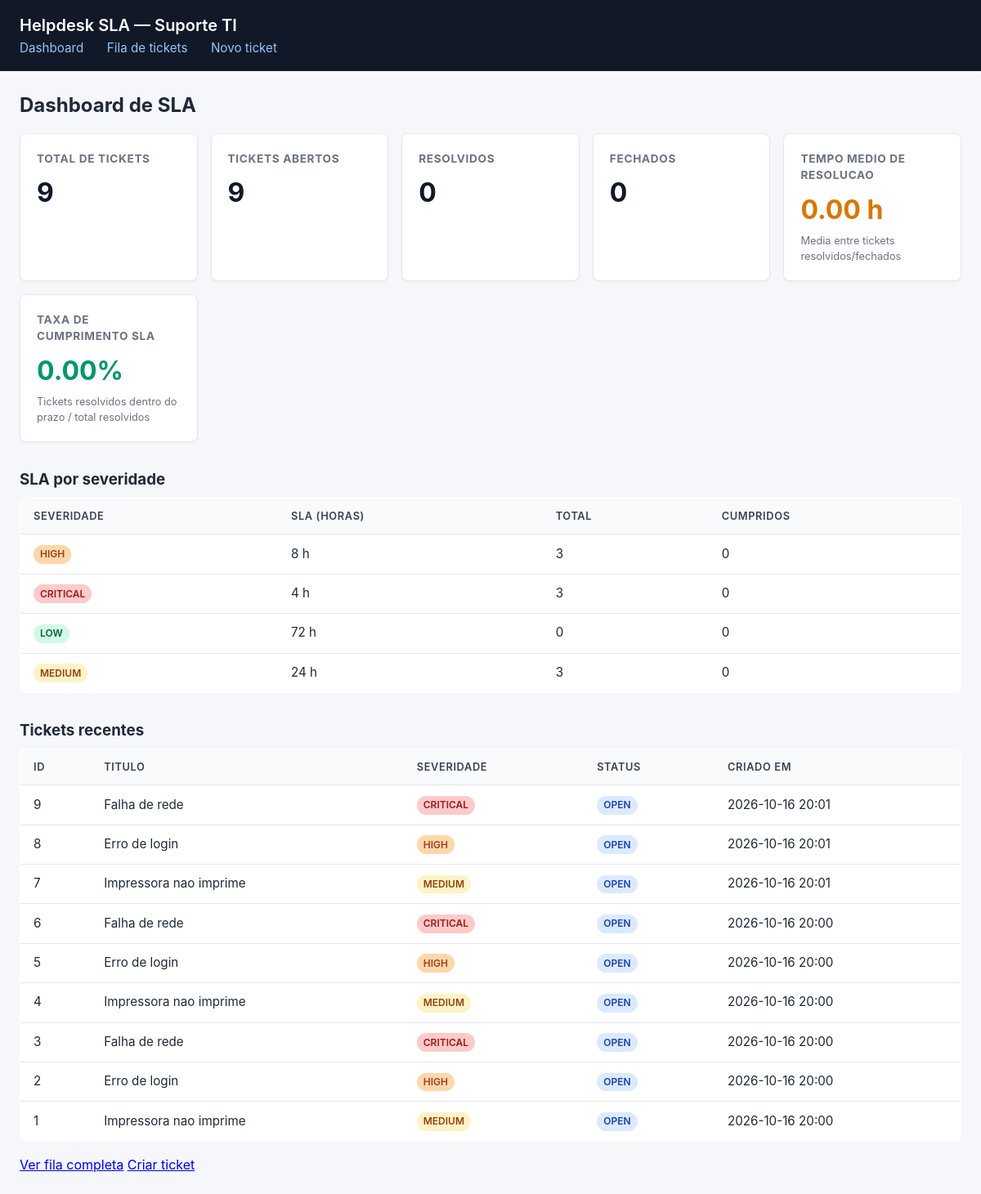
/dashboard, run on the app's committed database.
### tables this page shows
CREATE TABLE tickets (
            id INTEGER PRIMARY KEY AUTOINCREMENT,
            title TEXT NOT NULL,
            description TEXT,
            severity TEXT NOT NULL CHECK (severity IN ('critical', 'high', 'medium', 'low')),
            status TEXT NOT NULL DEFAULT 'open' CHECK (status IN ('open', 'in_progress', 'resolved', 'closed')),
            created_at TEXT NOT NULL,
            updated_at TEXT NOT NULL,
            resolved_at TEXT
        );

### dashboard_sla_helpdesk/routes.py (the view)
@bp.route("/dashboard")
def dashboard() -> str:
    conn = db_module.get_connection()
    try:
        db_module.init_db(conn)
        kpis_raw = db_module.get_kpis(conn)
        tickets_raw = db_module.list_tickets(conn)[:20]
    finally:
        conn.close()
    kpis = KPIs(
        total_tickets=int(kpis_raw["total_tickets"]),
        tickets_abertos=int(kpis_raw["tickets_abertos"]),
        tickets_resolvidos=int(kpis_raw["tickets_resolvidos"]),
        tickets_fechados=int(kpis_raw["tickets_fechados"]),
        tempo_medio_resolucao_horas=float(kpis_raw["tempo_medio_resolucao_horas"]),
        taxa_cumprimento_sla=float(kpis_raw["taxa_cumprimento_sla"]),
        sla_por_severidade=kpis_raw["sla_por_severidade"],
    )
    tickets = [_row_to_ticket(r) for r in tickets_raw]
    return render_template("dashboard.html", kpis=kpis, tickets=tickets)

### dashboard_sla_helpdesk/db.py (called while the page is built)
def get_db_path() -> Path:
    return Path(__file__).resolve().parent.parent / "data" / "sla_helpdesk.db"

def get_connection(db_path: Optional[Path] = None) -> sqlite3.Connection:
    path = db_path or get_db_path()
    path.parent.mkdir(parents=True, exist_ok=True)
    conn = sqlite3.connect(path)
    conn.row_factory = sqlite3.Row
    return conn

def init_db(conn: sqlite3.Connection) -> None:
    conn.executescript(
        """
        CREATE TABLE IF NOT EXISTS tickets (
            id INTEGER PRIMARY KEY AUTOINCREMENT,
            title TEXT NOT NULL,
            description TEXT,
            severity TEXT NOT NULL CHECK (severity IN ('critical', 'high', 'medium', 'low')),
            status TEXT NOT NULL DEFAULT 'open' CHECK (status IN ('open', 'in_progress', 'resolved', 'closed')),
            created_at TEXT NOT NULL,
            updated_at TEXT NOT NULL,
            resolved_at TEXT
        );
        """
    )
    conn.commit()

def list_tickets(
    conn: sqlite3.Connection,
    *,
    status: Optional[str] = None,
    severity: Optional[str] = None,
) -> list[sqlite3.Row]:
    query = "SELECT * FROM tickets"
    params: list[str] = []
    conditions: list[str] = []
    if status is not None:
        if status not in VALID_STATUSES:
            raise ValueError(f"status invalido: {status}")
        conditions.append("status = ?")
        params.append(status)
    if severity is not None:
        if severity not in VALID_SEVERITIES:
            raise ValueError(f"severidade invalida: {severity}")
        conditions.append("severity = ?")
        params.append(severity)
    if conditions:
        query += " WHERE " + " AND ".join(conditions)
    query += " ORDER BY created_at DESC"
    return conn.execute(query, params).fetchall()

def compute_sla_hours(severity: str) -> int:
    if severity not in VALID_SEVERITIES:
        raise ValueError(f"severidade invalida: {severity}")
    return SLA_HOURS_BY_SEVERITY[severity]

### dashboard_sla_helpdesk/routes.py (called while the page is built)
def _row_to_ticket(row: sqlite3.Row) -> Ticket:
    return Ticket(
        id=row["id"],
        title=row["title"],
        description=row["description"] or "",
        severity=row["severity"],
        status=row["status"],
        created_at=datetime.fromisoformat(row["created_at"]),
        updated_at=datetime.fromisoformat(row["updated_at"]),
        resolved_at=(
            datetime.fromisoformat(row["resolved_at"])
            if row["resolved_at"]
            else None
        ),
    )

### dashboard_sla_helpdesk/templates/dashboard.html (shortened to what this page needs)
{% extends "base.html" %}
{% block content %}
<h2 style="margin-bottom: 1rem;">Dashboard de SLA</h2>
<div class="kpi-grid">
    <div class="kpi-card">
        <h3>Total de tickets</h3>
        <div class="value">{{ kpis.total_tickets }}</div>
    </div>
    <div class="kpi-card">
        <h3>Tickets abertos</h3>
        <div class="value">{{ kpis.tickets_abertos }}</div>
    </div>
    <div class="kpi-card">
        <h3>Resolvidos</h3>
        <div class="value">{{ kpis.tickets_resolvidos }}</div>
    </div>
    <div class="kpi-card">
        <h3>Fechados</h3>
        <div class="value">{{ kpis.tickets_fechados }}</div>
    </div>
    <div class="kpi-card">
        <h3>Tempo medio de resolucao</h3>
        <div class="value warn">{{ "%.2f"|format(kpis.tempo_medio_resolucao_horas) }} h</div>
        <div class="sla-meta">Media entre tickets resolvidos/fechados</div>
    </div>
    <div class="kpi-card">
        <h3>Taxa de cumprimento SLA</h3>
        <div class="value sla">{{ "%.2f"|format(kpis.taxa_cumprimento_sla) }}%</div>
        <div class="sla-meta">Tickets resolvidos dentro do prazo / total resolvidos</div>
    </div>
</div>
<h3 style="margin-bottom: 0.5rem;">SLA por severidade</h3>
<table>
    <thead>
        <tr>
            <th>Severidade</th>
            <th>SLA (horas)</th>
            <th>Total</th>
            <th>Cumpridos</th>
        </tr>
    </thead>
    <tbody>
        {% for sev, data in kpis.sla_por_severidade.items() %}
        <tr>
            <td><span class="badge badge-{{ sev }}">{{ sev }}</span></td>
            <td>{{ data.sla_horas }} h</td>
            <td>{{ data.total }}</td>
            <td>{{ data.cumpridos }}</td>
        </tr>
        {% endfor %}
    </tbody>
</table>
<h3 style="margin-bottom: 0.5rem; margin-top: 2rem;">Tickets recentes</h3>
{% if tickets %}
<table>
    <thead>
        <tr>
            <th>ID</th>
            <th>Titulo</th>
            <th>Severidade</th>
            <th>Status</th>
            <th>Criado em</th>
        </tr>
    </thead>
    <tbody>
        {% for t in tickets %}
        <tr>
            <td>{{ t.id }}</td>
            <td>{{ t.title }}</td>
            <td><span class="badge badge-{{ t.severity }}">{{ t.severity }}</span></td>
            <td><span class="badge badge-{{ t.status }}">{{ t.status }}</span></td>
            <td>{{ t.created_at.strftime('%Y-%m-%d %H:%M') }}</td>
        </tr>
        {% endfor %}
    </tbody>
</table>
{% else %}
<div class="empty">Nenhum ticket cadastrado.</div>
{% endif %}
<p style="margin-top: 1rem;">
    <a href="{{ url_for('helpdesk.tickets_list') }}" class="button">Ver fila completa</a>
    <a href="{{ url_for('helpdesk.new_ticket') }}" class="button">Criar ticket</a>
</p>
{% endblock %}

### dashboard_sla_helpdesk/templates/base.html (shortened to what this page needs)
<!DOCTYPE html>
<html lang="pt-BR">
<head>
</head>
<body>
    <header>
        <h1>Helpdesk SLA — Suporte TI</h1>
        <nav>
            <a href="{{ url_for('helpdesk.dashboard') }}">Dashboard</a>
            <a href="{{ url_for('helpdesk.tickets_list') }}">Fila de tickets</a>
            <a href="{{ url_for('helpdesk.new_ticket') }}">Novo ticket</a>
        </nav>
    </header>
    <div class="container">
        {% block content %}{% endblock %}
    </div>
</body>
</html>

### dashboard_sla_helpdesk/templates/base.html (style rules this page uses)
* { box-sizing: border-box; margin: 0; padding: 0; }
body { font-family: -apple-system, BlinkMacSystemFont, "Segoe UI", Roboto, Helvetica, Arial, sans-serif; background: #f5f7fa; color: #1f2937; line-height: 1.5; }
header { background: #111827; color: #fff; padding: 1rem 1.5rem; }
header h1 { font-size: 1.25rem; font-weight: 600; }
nav a { color: #93c5fd; text-decoration: none; margin-right: 1.5rem; font-size: 0.95rem; }
.container { max-width: 1200px; margin: 0 auto; padding: 1.5rem; }
.kpi-grid { display: grid; grid-template-columns: repeat(auto-fit, minmax(200px, 1fr)); gap: 1rem; margin-bottom: 2rem; }
.kpi-card { background: #fff; border: 1px solid #e5e7eb; border-radius: 8px; padding: 1.25rem; box-shadow: 0 1px 2px 0 rgb(0 0 0 / 0.05); }
.kpi-card h3 { font-size: 0.85rem; text-transform: uppercase; letter-spacing: 0.05em; color: #6b7280; margin-bottom: 0.5rem; }
.kpi-card .value { font-size: 2rem; font-weight: 700; color: #111827; }
.kpi-card .value.sla { color: #059669; }
.kpi-card .value.warn { color: #d97706; }
table { width: 100%; border-collapse: collapse; background: #fff; border: 1px solid #e5e7eb; border-radius: 8px; overflow: hidden; }
th, td { padding: 0.75rem 1rem; text-align: left; border-bottom: 1px solid #e5e7eb; font-size: 0.95rem; }
th { background: #f9fafb; font-weight: 600; color: #374151; text-transform: uppercase; font-size: 0.8rem; letter-spacing: 0.05em; }
tr:last-child td { border-bottom: none; }
.badge { display: inline-block; padding: 0.15rem 0.5rem; border-radius: 999px; font-size: 0.75rem; font-weight: 600; text-transform: uppercase; }
.badge-critical { background: #fecaca; color: #991b1b; }
.badge-high { background: #fed7aa; color: #9c4221; }
.badge-medium { background: #fef3c7; color: #92400e; }
.badge-low { background: #d1fae5; color: #065f46; }
.badge-open { background: #dbeafe; color: #1e40af; }
.sla-meta { font-size: 0.8rem; color: #6b7280; margin-top: 0.25rem; }

### data on the page
tickets: id "9", title "Falha de rede", severity "CRITICAL", status "OPEN", created_at "2026-10-16 20:01"
tickets: id "8", title "Erro de login", severity "HIGH", status "OPEN", created_at "2026-10-16 20:01"
tickets: id "7", title "Impressora nao imprime", severity "MEDIUM", status "OPEN", created_at "2026-10-16 20:01"
tickets: id "6", title "Falha de rede", severity "CRITICAL", status "OPEN", created_at "2026-10-16 20:00"
tickets: id "5", title "Erro de login", severity "HIGH", status "OPEN", created_at "2026-10-16 20:00"
tickets: id "4", title "Impressora nao imprime", severity "MEDIUM", status "OPEN", created_at "2026-10-16 20:00"
tickets: id "3", title "Falha de rede", severity "CRITICAL", status "OPEN", created_at "2026-10-16 20:00"
tickets: id "2", title "Erro de login", severity "HIGH", status "OPEN", created_at "2026-10-16 20:00"
tickets: id "1", title "Impressora nao imprime", severity "MEDIUM", status "OPEN", created_at "2026-10-16 20:00"

### other printed values
{{ kpis.total_tickets }} "9"
{{ kpis.tickets_abertos }} "9"
{{ kpis.tickets_resolvidos }} "0"
{{ kpis.tickets_fechados }} "0"
{{ "%.2f"|format(kpis.tempo_medio_resolucao_horas) }} "0.00"
{{ "%.2f"|format(kpis.taxa_cumprimento_sla) }} "0.00"
{{ sev }} "HIGH" "CRITICAL" "LOW" "MEDIUM"
{{ data.sla_horas }} "8" "4" "72" "24"
{{ data.total }} "3" "3" "0" "3"
{{ data.cumpridos }} "0" "0" "0" "0"
